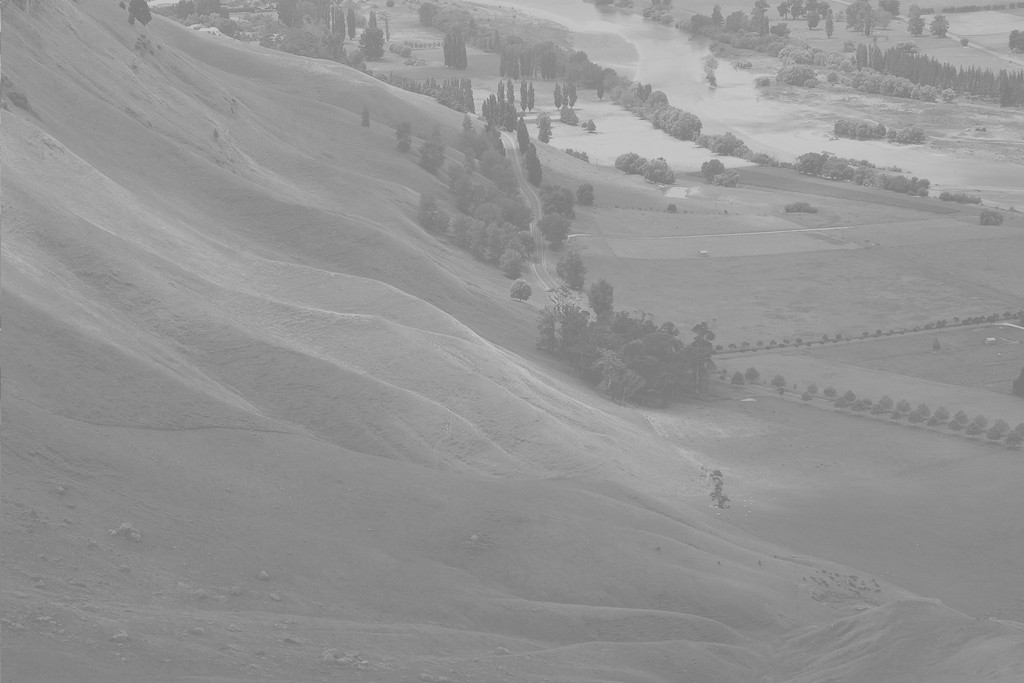
#> input picture images/Hawkes_Bay.jpg, 1024 x 683 px
$ python histogram_equalization.py
#> lines starting #> are read from the running program, lines starting #| are printed output that depends on the picture
# File: histogram_equalization.py

import cv2 as cv
import numpy as np
from matplotlib import pyplot as plot

image = cv.imread('../images/Hawkes_Bay.jpg', cv.IMREAD_GRAYSCALE)
#> image is the input picture: shape (683, 1024); min 114, max 208, mean 148
assert image is not None, "file could not be read, check with os.path.exists()"
image_equ = cv.equalizeHist(image)
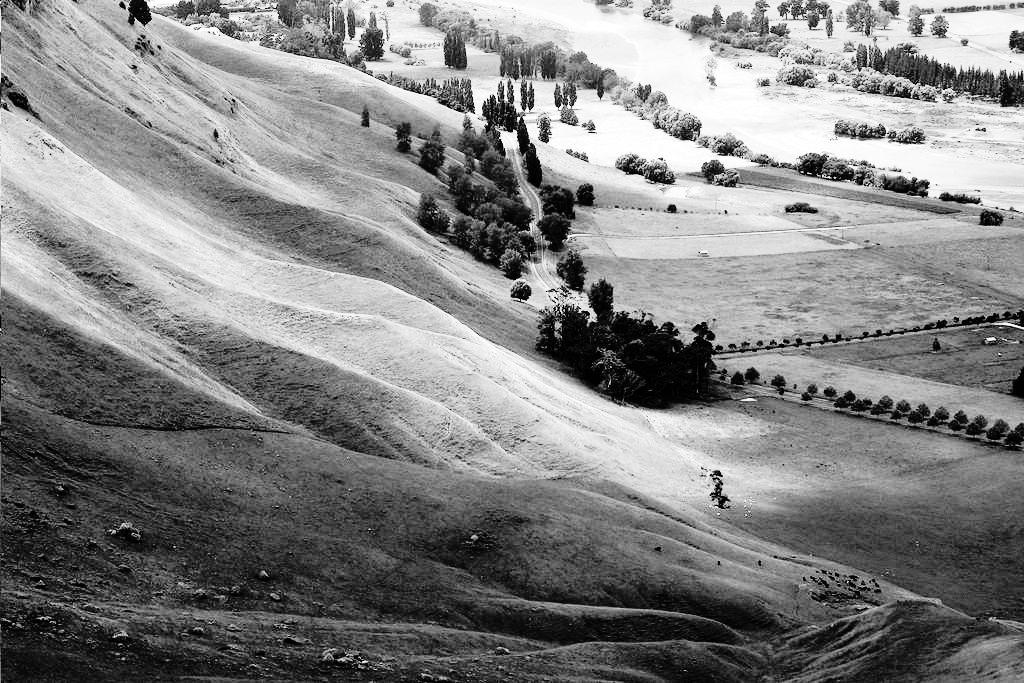
#> image_equ: shape (683, 1024); min 0, max 255, mean 130.5
result = np.hstack((image, image_equ))  # stacking images side-by-side
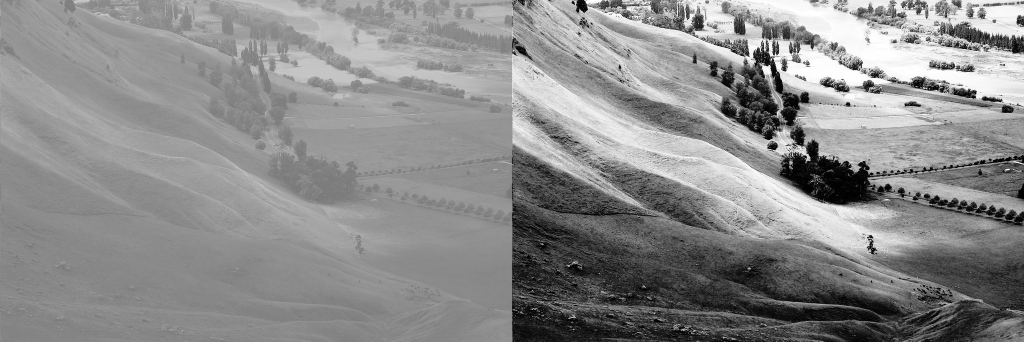
#> result: shape (683, 2048) (shown at 1/2 size); min 0, max 255, mean 139.3
cv.imwrite('Hawkes_Bay_Equ.png', result)

plot.figure(1)
plot.title("Histograma original")
plot.hist(image.ravel(), 256, (0, 256))
plot.figure(2)
plot.title("Histograma ecualizado")
plot.hist(image_equ.ravel(), 256, (0, 256))
plot.show()
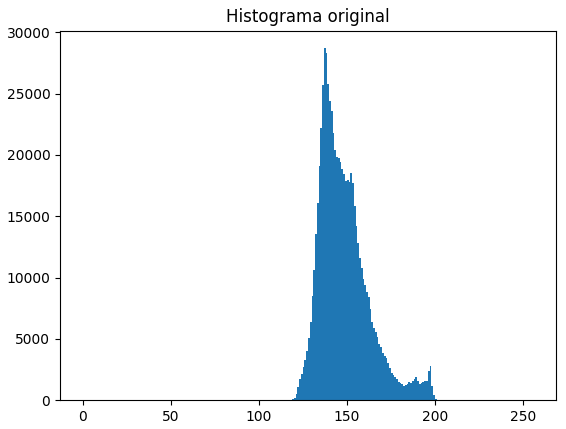
#> figure drawn by matplotlib, 1 panel; tallest bar 28701 high, from x = 137 to 138
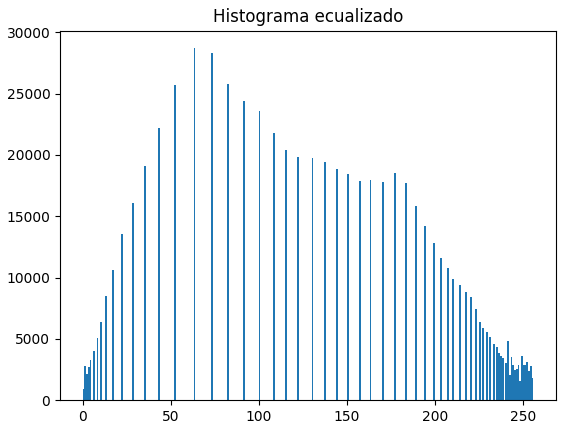
#> figure drawn by matplotlib, 1 panel; tallest bar 28701 high, from x = 63 to 64
